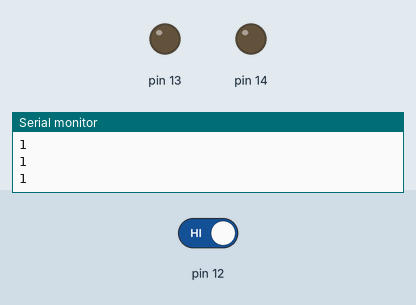
Recording of a sketch running on a simulated Arduino Uno, built with avr-gcc and run on an emulated ATmega328P. Shown: output pins drawn as LEDs (lit = HIGH), the last lines printed to the serial monitor. Inputs (shaded band) come from the test bench; at power-on: pin 12 HIGH.

Above: at 11.8 s.
11.9 s: pin 12 driven LOW
At 17.8 s:
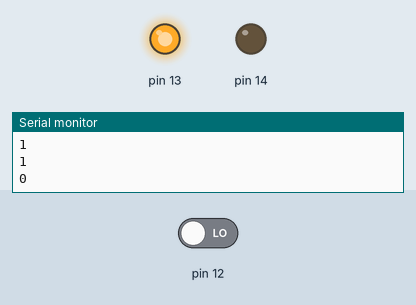
At 22.6 s:
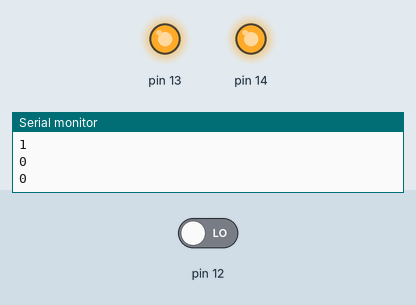
22.9 s: pin 12 driven HIGH
At 28.6 s:
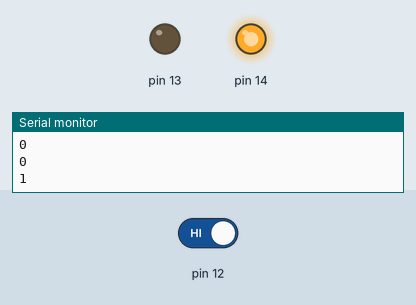
Timing chart, 0 to 34.0 s (numbered marks = the images above; inputs shaded):
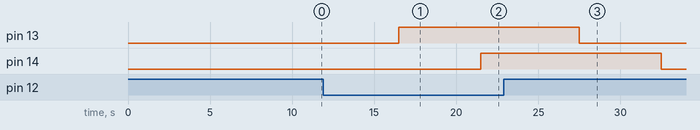

Measured:
- after the input at 11.9 s, pin 13: LOW → HIGH after 4.6 s; pin 14: LOW → HIGH after 9.6 s
- after the input at 22.9 s, pin 13: HIGH → LOW after 4.6 s; pin 14: HIGH → LOW after 9.6 s

The sketch:

Ex2_FaceMassage_-_Prototype_6.ino
```cpp
void setup() {
//start serial connection
Serial.begin(9600);
//configure pin 2 as an input and enable the internal pull-up resistor
pinMode(12, INPUT_PULLUP);
pinMode(13, OUTPUT);
pinMode(14, OUTPUT);

}

void loop() {
//read the pushbutton value into a variable
int sensorVal1 = digitalRead(12);
//print out the value of the pushbutton
Serial.println(sensorVal1);
// Keep in mind the pull-up means the pushbutton's logic is inverted. It goes
// HIGH when it's open, and LOW when it's pressed. Turn on pin 13 when the
// button's pressed, and off when it's not:
if (sensorVal1 == HIGH) {
digitalWrite(13, LOW);
delay(5000);
digitalWrite(14, LOW);
delay(500);
} else {
digitalWrite(13, HIGH);
delay(5000);
digitalWrite(14, HIGH);
delay(500);
}
}
```
